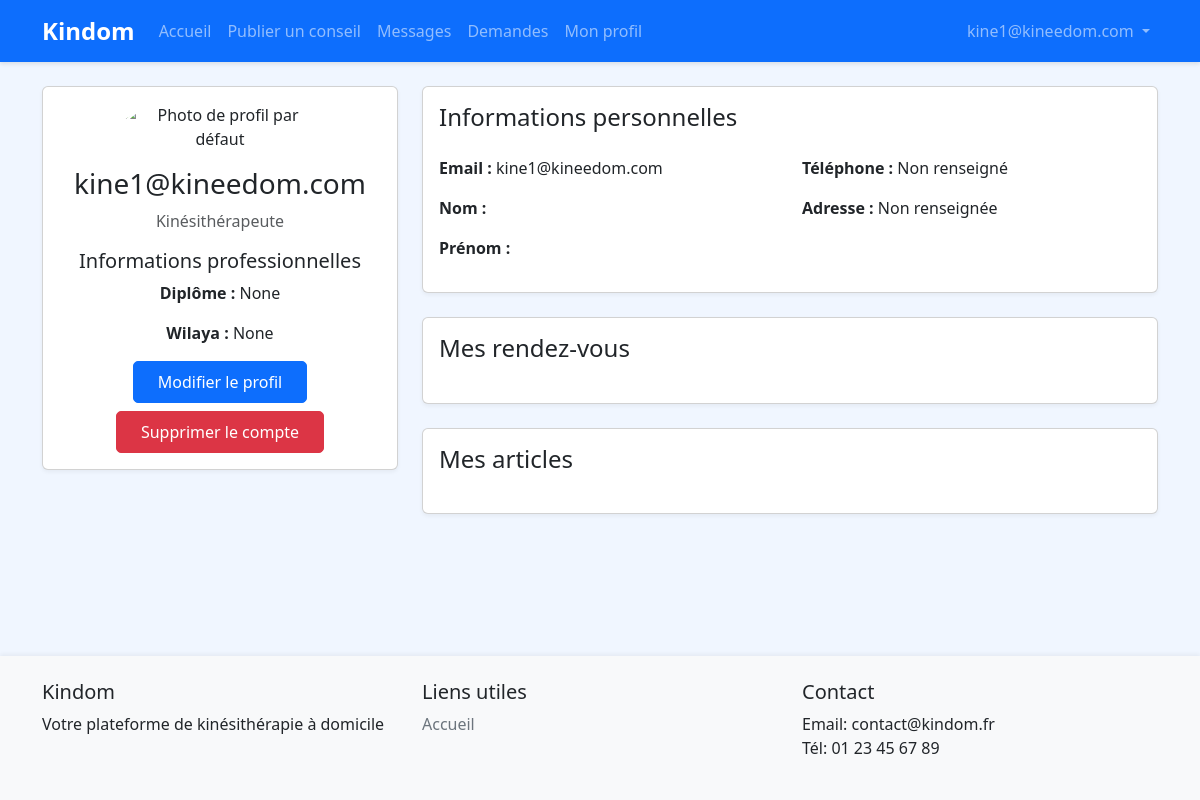
Page /profile/ (signed in) on the committed database.
### accounts/models.py (models this page shows, shortened)
class CustomUser(AbstractUser):
    USER_TYPE_CHOICES = (
        ('patient', 'Patient'),
        ('kine', 'Kinésithérapeute'),
        ('vendor', 'Vendeur'),
        ('admin', 'Administrateur'),
    )
    user_type = models.CharField(max_length=20, choices=USER_TYPE_CHOICES, default='patient')
    phone_number = models.CharField(max_length=15, blank=True)
    address = models.TextField(blank=True)
    profile_picture = models.ImageField(upload_to='profile_pics/', blank=True, null=True)
    bio = models.TextField(blank=True)
    is_validated = models.BooleanField(default=True)  # True par défaut, sauf pour les kinés
    diplome = models.CharField(max_length=100, blank=True, null=True, verbose_name="Diplôme")
    wilaya = models.CharField(max_length=50, blank=True, null=True, verbose_name="Wilaya")
    diplome_file = models.ImageField(upload_to='diplomes/', blank=True, null=True, verbose_name="Photo du diplôme")

### accounts/views.py (the view)
# urls.py: path('profile/', views.profile, name='profile'),
@login_required
def profile(request):
    return render(request, 'accounts/profile.html')

### templates/accounts/profile.html (shortened to what this page needs)
{% extends 'base.html' %}
{% load static %}
{% block content %}
<div class="row">
    <div class="col-md-4">
        <div class="card">
            <div class="card-body text-center">
                {% if user.profile_picture %}
                    <img src="{{ user.profile_picture.url }}" alt="Photo de profil" class="rounded-circle img-fluid mb-3" style="max-width: 200px;">
                {% else %}
                    <img src="{% static 'images/default-profile.png' %}" alt="Photo de profil par défaut" class="rounded-circle img-fluid mb-3" style="max-width: 200px;">
                {% endif %}
                <h3 class="card-title">{{ user.get_full_name|default:user.email }}</h3>
                <p class="text-muted">{{ user.get_user_type_display }}</p>
                {% if user.user_type == 'kine' %}
                    <div class="mt-3">
                        <h5>Informations professionnelles</h5>
                        <p><strong>Diplôme :</strong> {{ user.diplome }}</p>
                        <p><strong>Wilaya :</strong> {{ user.wilaya }}</p>
                    </div>
                {% endif %}
                <div class="mt-3">
                    <a href="{% url 'accounts:edit_profile' %}" class="btn btn-primary">Modifier le profil</a>
                    <a href="{% url 'accounts:delete_profile' %}" class="btn btn-danger mt-2">Supprimer le compte</a>
                </div>
            </div>
        </div>
    </div>
    <div class="col-md-8">
        <div class="card">
            <div class="card-body">
                <h4 class="card-title mb-4">Informations personnelles</h4>
                <div class="row">
                    <div class="col-md-6">
                        <p><strong>Email :</strong> {{ user.email }}</p>
                        <p><strong>Nom :</strong> {{ user.last_name }}</p>
                        <p><strong>Prénom :</strong> {{ user.first_name }}</p>
                    </div>
                    <div class="col-md-6">
                        <p><strong>Téléphone :</strong> {{ user.phone|default:"Non renseigné" }}</p>
                        <p><strong>Adresse :</strong> {{ user.address|default:"Non renseignée" }}</p>
                    </div>
                </div>
            </div>
        </div>
        {% if user.user_type == 'kine' %}
            <div class="card mt-4">
                <div class="card-body">
                    <h4 class="card-title mb-4">Mes rendez-vous</h4>
                </div>
            </div>
            <div class="card mt-4">
                <div class="card-body">
                    <h4 class="card-title mb-4">Mes articles</h4>
                </div>
            </div>
        {% endif %}
    </div>
</div>
{% endblock %}

### templates/base.html (shortened to what this page needs)
<!DOCTYPE html>
<html lang="fr">
<head>
    <link href="https://cdn.jsdelivr.net/npm/bootstrap@5.3.0/dist/css/bootstrap.min.css" rel="stylesheet">
    {% load static %}
    <link href="{% static 'css/style.css' %}" rel="stylesheet">
</head>
<body>
    <nav class="navbar navbar-expand-lg navbar-dark bg-primary">
        <div class="container">
            <a class="navbar-brand" href="{% url 'accounts:home' %}">Kindom</a>
            <div class="collapse navbar-collapse" id="navbarNav">
                <ul class="navbar-nav me-auto">
                    <li class="nav-item">
                        <a class="nav-link" href="{% url 'accounts:home' %}">Accueil</a>
                    </li>
                    {% if user.is_authenticated and user.user_type == 'kine' %}
                        <li class="nav-item">
                            <a class="nav-link" href="{% url 'accounts:kine_publications_manage' %}">Publier un conseil</a>
                        </li>
                        <li class="nav-item">
                            <a class="nav-link" href="{% url 'accounts:kine_messages' %}">Messages</a>
                        </li>
                        <li class="nav-item">
                            <a class="nav-link" href="{% url 'accounts:kine_demandes' %}">Demandes</a>
                        </li>
                        <li class="nav-item">
                            <a class="nav-link" href="{% url 'accounts:kine_profile' %}">Mon profil</a>
                        </li>
                    {% endif %}
                </ul>
                <ul class="navbar-nav">
                    {% if user.is_authenticated %}
                        <li class="nav-item dropdown">
                            <a class="nav-link dropdown-toggle" href="#" id="navbarDropdown" role="button" data-bs-toggle="dropdown">
                                {{ user.get_full_name|default:user.email }}
                            </a>
                        </li>
                    {% endif %}
                </ul>
            </div>
        </div>
    </nav>
    <main class="container my-4">
        {% block content %}{% endblock %}
    </main>
    <footer class="bg-light py-4 mt-5">
        <div class="container">
            <div class="row">
                <div class="col-md-4">
                    <h5>Kindom</h5>
                    <p>Votre plateforme de kinésithérapie à domicile</p>
                </div>
                <div class="col-md-4">
                    <h5>Liens utiles</h5>
                    <ul class="list-unstyled">
                        <li><a href="{% url 'accounts:home' %}">Accueil</a></li>
                    </ul>
                </div>
                <div class="col-md-4">
                    <h5>Contact</h5>
                    <ul class="list-unstyled">
                        <li>Email: contact@kindom.fr</li>
                        <li>Tél: 01 23 45 67 89</li>
                    </ul>
                </div>
            </div>
        </div>
    </footer>
</body>
</html>

### static/css/style.css (style rules this page uses)
body { min-height: 100vh; display: flex; flex-direction: column; background: #f0f6ff; }
main { flex: 1; }
.navbar { box-shadow: 0 2px 4px rgba(0,0,0,0.1); }
.navbar-brand { font-weight: bold; font-size: 1.5rem; }
.card { box-shadow: 0 2px 4px rgba(0,0,0,0.05); transition: transform 0.2s; }
.btn { border-radius: 5px; padding: 0.5rem 1.5rem; }
.btn-primary { background-color: #0d6efd; border-color: #0d6efd; }
footer { margin-top: auto; box-shadow: 0 -2px 4px rgba(0,0,0,0.05); }
footer a { color: #6c757d; text-decoration: none; }

### rows in the picture
CustomUser: get_full_name "kine1@kineedom.com", user_type "Kinésithérapeute", diplome "None", wilaya "None", email "kine1@kineedom.com", address "Non renseignée"

### other values in the picture
{{ user.phone|default:"Non renseigné" }} "Non renseigné"
